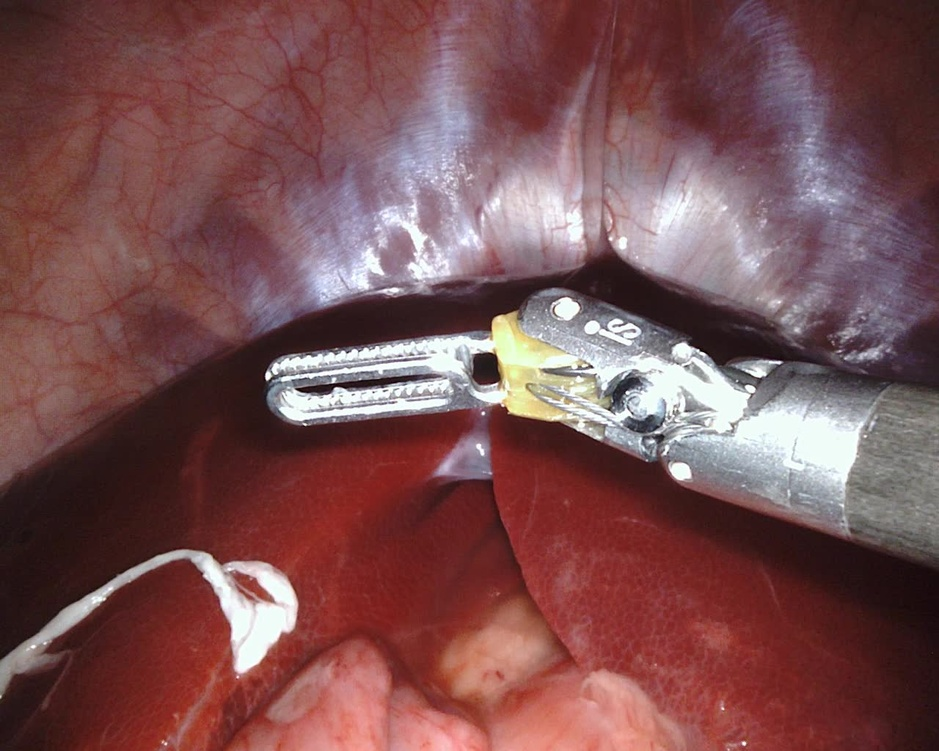
#> input picture additional_tools/test_img.jpg, 939 x 751 px, shrunk from 1280 x 1024 before the run
$ python slic_example.py
#> lines starting #> are read from the running program, lines starting #| are printed output that depends on the picture
#> in main, img is the input picture: shape (751, 939, 3); mean B, G, R 82.2, 80.5, 122.1
"""
Author:     Mitchell Phillips
File:       slic_example.py
Date:       December 2017

Purpose: SLIC superpixel segmentation using OpenCV example. There
exists plenty of scikit-image tutorials and examples, but not too
many for OpenCV-python. This is a simple example on the
implementation for SLIC. Here, a variation of SLIC, SLICO is used.
"""

import cv2
import numpy as np

def slic_superpixels(img):
    """
    Perform SLIC superpixel segmentation with OpenCV.
    INPUT:  img - Image to undergo SLIC segmentation.
    OUTPUT: [] - System out. SLIC segmented image saved to the
            current working directory.
    """
    img_gauss = cv2.GaussianBlur(img,(5,5),0)

    slico = cv2.ximgproc.createSuperpixelSLIC(
        img_gauss, algorithm=cv2.ximgproc.SLICO, region_size=50)

    slico.iterate(10)
    slico.enforceLabelConnectivity()
    mask = slico.getLabelContourMask()
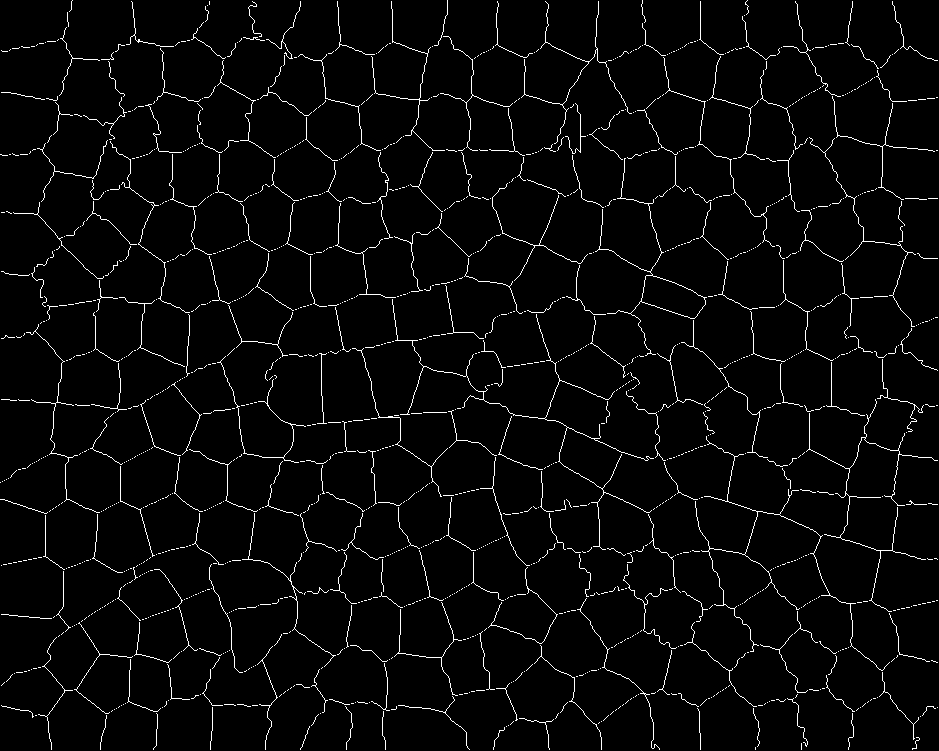
#> mask: shape (751, 939); 3.2% white in thin lines or dots
    super_pixels = slico.getLabels()
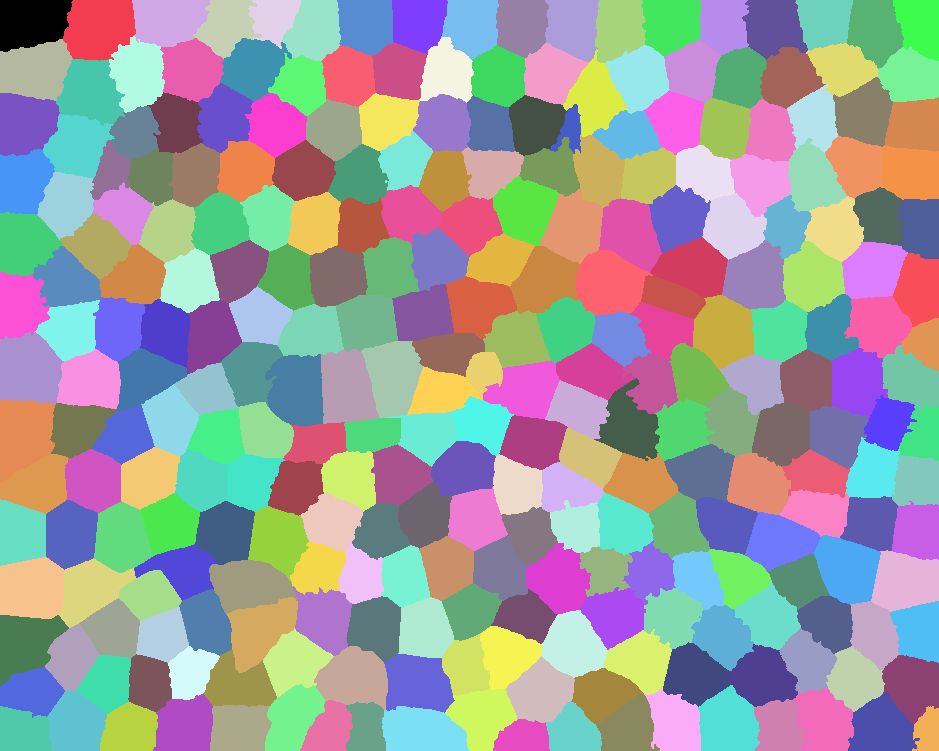
#> super_pixels: shape (751, 939) int32; 278 distinct labels, from 0 to 277; one colour per label, 0 black

    mask_ind = np.where(mask==-1)
#> mask_ind = (empty array, empty array)
    img[mask_ind] = np.array([0,255,255])
    cv2.imwrite('slic_img.jpg', img)


def main():
    img = cv2.imread('test_img.jpg')
    slic_superpixels(img)


if __name__ == "__main__":
    main()
